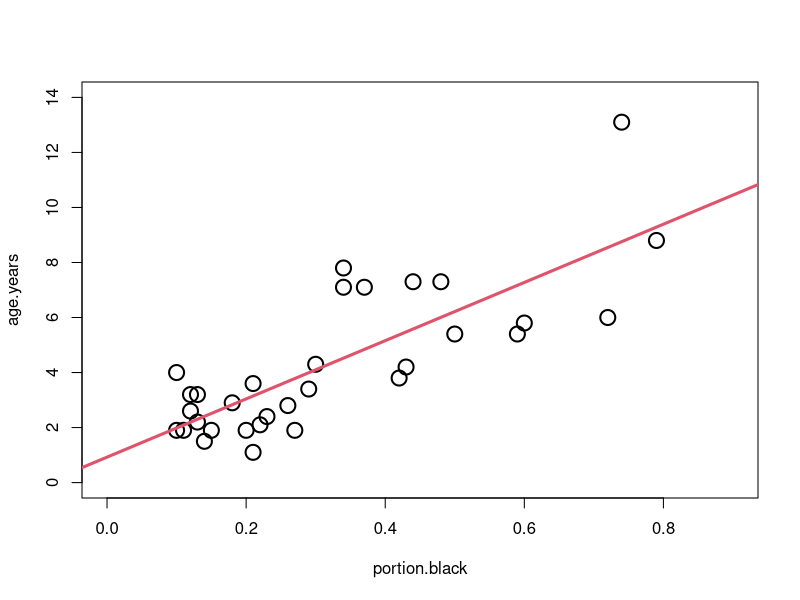
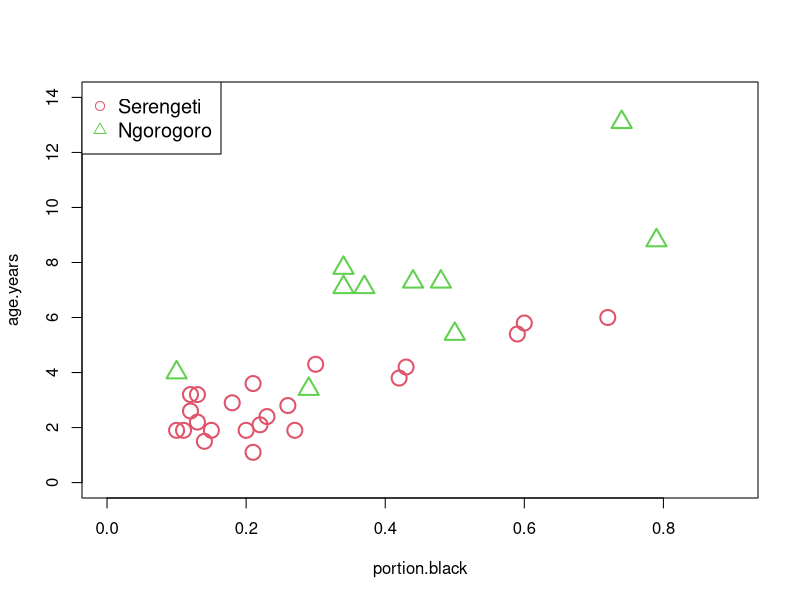
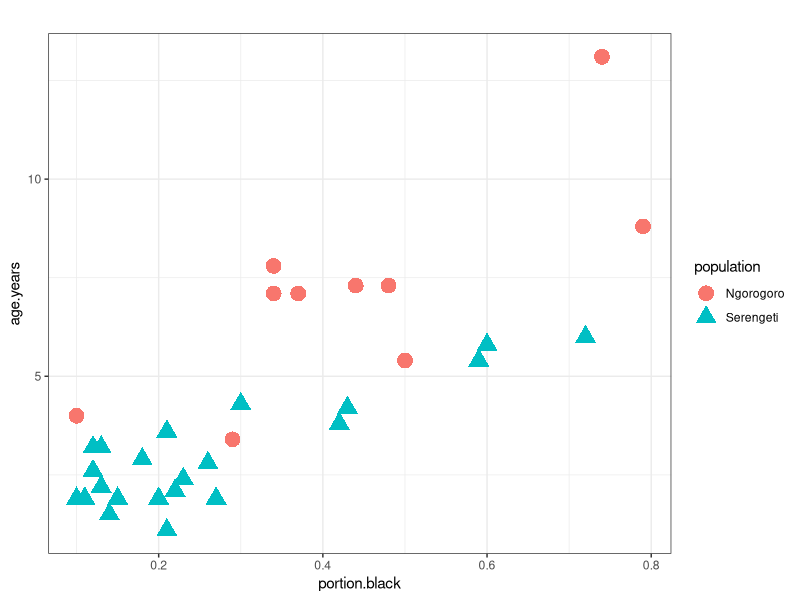
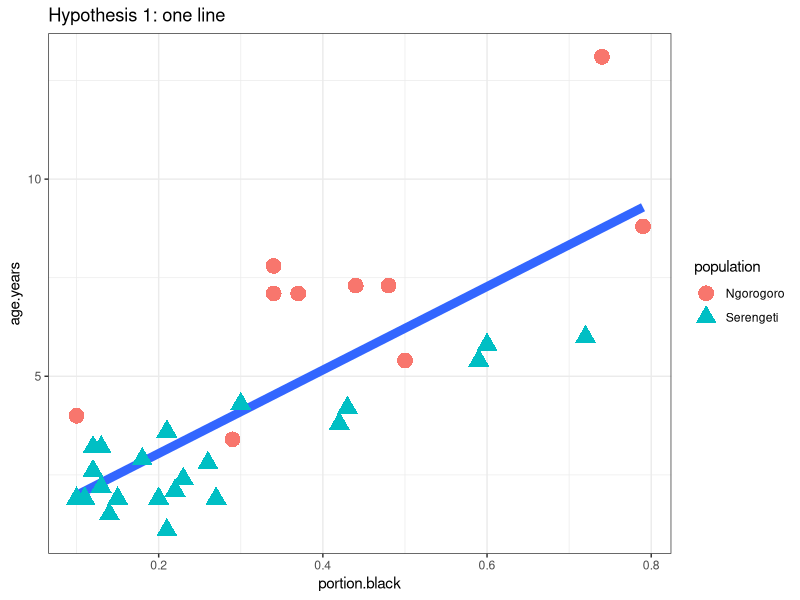
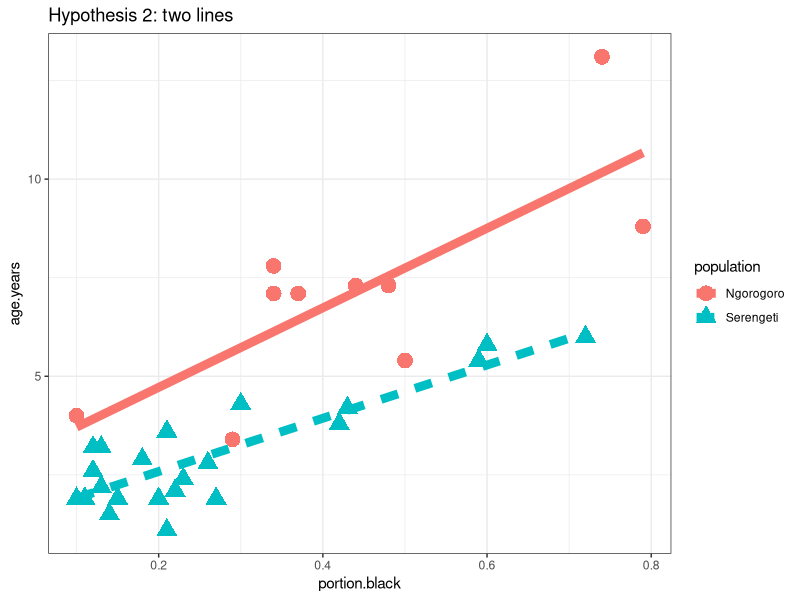

R code for these plots, in order:
## ---- chunk 1
knitr::opts_chunk$set(echo = TRUE)

## ---- chunk 2
#The following sets up the data fro the analysis
#Set working directory

setwd("C:/Users/lisanjie2/Desktop/TEACHING/1_STATS_CalU/1_STAT_CalU_2016_by_NLB/Lecture/Unit3_regression/last_week")
## ---- chunk 3
dat <- read.csv("lion_age_by_pop.csv")
## ---- chunk 4
dim(dat)
summary(dat)

lion.means <- tapply(dat$age.years,
      dat$population,
      FUN = mean)

lion.sd <- tapply(dat$age.years,
      dat$population,
      FUN = sd)

lion.n <- tapply(dat$age.years,
      dat$population,
      FUN = length)

lion.se <- lion.sd/sqrt(lion.n)

## ---- chunk 5
lions <- read.csv("lion_age_by_pop.csv" )
## ---- chunk 6
summary(lions)
## ---- chunk 7
#build regression model
m.pooled <- lm(age.years ~ portion.black, data = lions)
## ---- chunk 8
summary(m.pooled)
## ---- chunk 9

#plot
plot(age.years ~ portion.black, data = lions, 
     cex = 2, lwd = 2,
     xlim = c(0.0, 0.9),
     ylim = c(0,14))
abline(m.pooled, lwd = 3, col = 2)

#To Do: add equations for line

## ---- chunk 10
i.Serengeti <- which(lions$population == "Serengeti")
i.Ngorogoro <- which(lions$population == "Ngorogoro")

#plot Serengeti
plot(age.years ~ portion.black, 
     data = lions,
     subset = i.Serengeti, 
     cex = 2, lwd = 2,col = 2,
     xlim = c(0.0, 0.9),
     ylim = c(0,14))


#plot Serengeti
points(age.years ~ portion.black, 
     data = lions,
     subset = i.Ngorogoro, 
     cex = 2, lwd = 2,
     col = 3,pch = 2,
     xlim = c(0.0, 0.9),
     ylim = c(0,14))

#add legend
legend("topleft",
       legend = c("Serengeti","Ngorogoro"),
       col = c(2,3),pch = c(1,2),cex = 1.2,
       )
## ---- chunk 11
library(ggplot2)

qplot(y = age.years,
      x = portion.black, 
      data = lions,
      col = population, 
      shape = population) +
  geom_point(size = 5) + theme_bw() +
  ggtitle("")
## ---- chunk 12
library(ggplot2)

qplot(y = age.years,
      x = portion.black, 
      data = lions) + 
  geom_smooth(method = "lm", se = F, size = 3#,
              #aes(linetype = population)
              )+
  geom_point(size = 5, aes(
      col = population, 
      shape = population)) +
  ggtitle("Hypothesis 1: one line") +
  theme_bw()
## ---- chunk 13
library(ggplot2)

qplot(y = age.years,
      x = portion.black, 
      data = lions) + 
  geom_smooth(method = "lm", se = F, size = 3,
              aes(linetype = population,
                  col = population)
              )+
  geom_point(size = 5, aes(
      col = population, 
      shape = population)) +
  ggtitle("Hypothesis 2: two lines") +
  theme_bw()
## ---- chunk 14

m.by.pop <- lm(age.years ~ portion.black*population,                 data = lions)


## ---- chunk 15
summary(m.by.pop)
## ---- chunk 16
anova(m.pooled, # data combined (aka "pooled")
      m.by.pop) # data seperated by population
## ---- chunk 17

#no relationship
m.null <- lm(age.years ~ 1,data = lions)

#relationship is the same for both populations
m.pooled <- lm(age.years ~ portion.black,data = lions)


#slope is the same but intercepts are different
m.by.pop.add <- lm(age.years ~ portion.black + population,data = lions)


#slopes AND intercepts are different
m.by.pop.intnx <- lm(age.years ~ portion.black*population,data = lions)

## ---- chunk 18
#relationship is the same for both populations
summary(m.pooled)
## ---- chunk 19
#slope is the same but intercepts are different
summary(m.by.pop.add)
## ---- chunk 20
#slopes AND intercepts are different
summary(m.by.pop.intnx)
